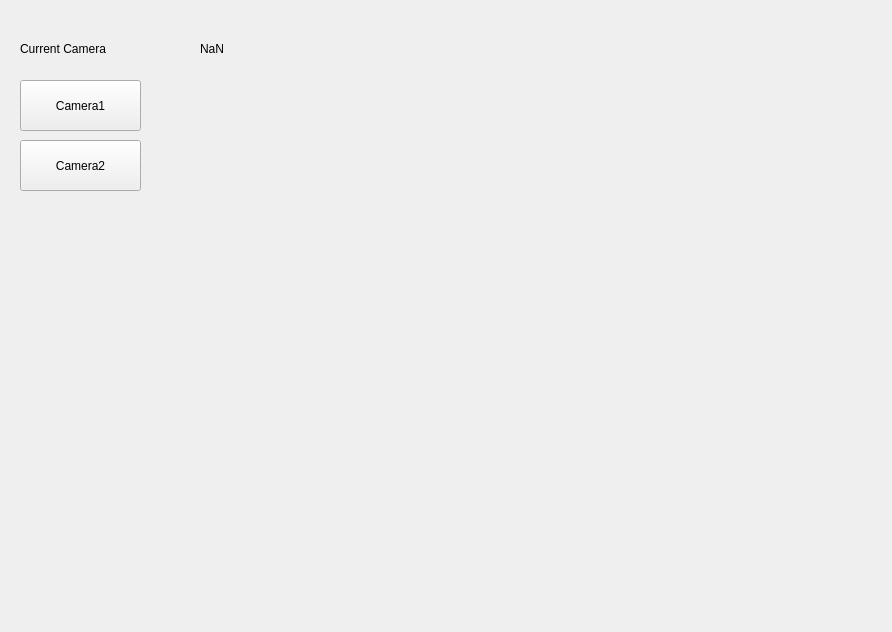
<?xml version="1.0" encoding="UTF-8"?>
<ui version="4.0">
 <class>MyPluginWidget</class>
 <widget class="QWidget" name="MyPluginWidget">
  <property name="geometry">
   <rect>
    <x>0</x>
    <y>0</y>
    <width>892</width>
    <height>632</height>
   </rect>
  </property>
  <property name="maximumSize">
   <size>
    <width>10000</width>
    <height>16777215</height>
   </size>
  </property>
  <property name="windowTitle">
   <string>Form</string>
  </property>
  <widget class="QLabel" name="label">
   <property name="geometry">
    <rect>
     <x>20</x>
     <y>40</y>
     <width>181</width>
     <height>17</height>
    </rect>
   </property>
   <property name="text">
    <string>Current Camera</string>
   </property>
  </widget>
  <widget class="QPushButton" name="Two">
   <property name="geometry">
    <rect>
     <x>20</x>
     <y>140</y>
     <width>121</width>
     <height>51</height>
    </rect>
   </property>
   <property name="text">
    <string>Camera2</string>
   </property>
  </widget>
  <widget class="QPushButton" name="One">
   <property name="geometry">
    <rect>
     <x>20</x>
     <y>80</y>
     <width>121</width>
     <height>51</height>
    </rect>
   </property>
   <property name="text">
    <string>Camera1</string>
   </property>
  </widget>
  <widget class="QLabel" name="rosStatus">
   <property name="geometry">
    <rect>
     <x>200</x>
     <y>40</y>
     <width>67</width>
     <height>17</height>
    </rect>
   </property>
   <property name="text">
    <string>NaN</string>
   </property>
  </widget>
 </widget>
 <resources/>
 <connections/>
</ui>
